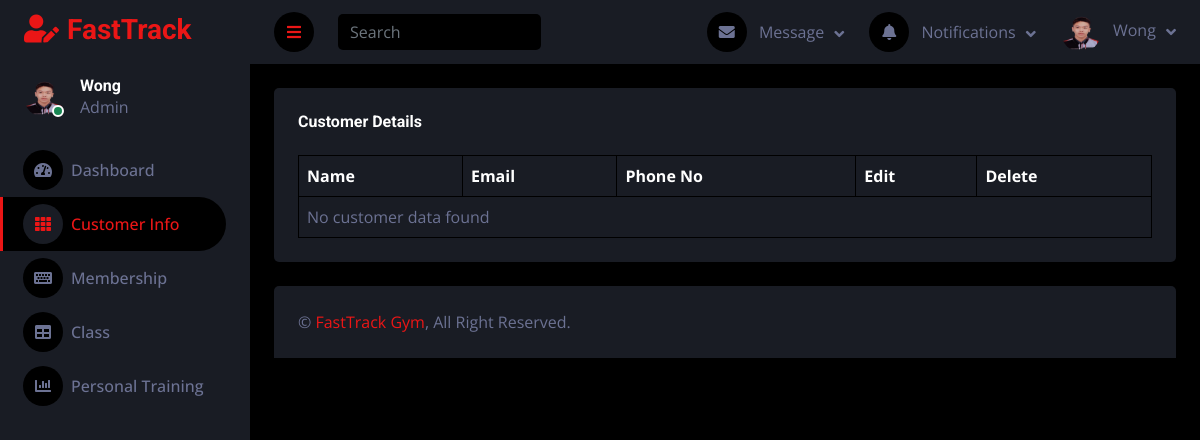
Page /FastTrack/dashboardStaff/customer.php on the earlier database version.
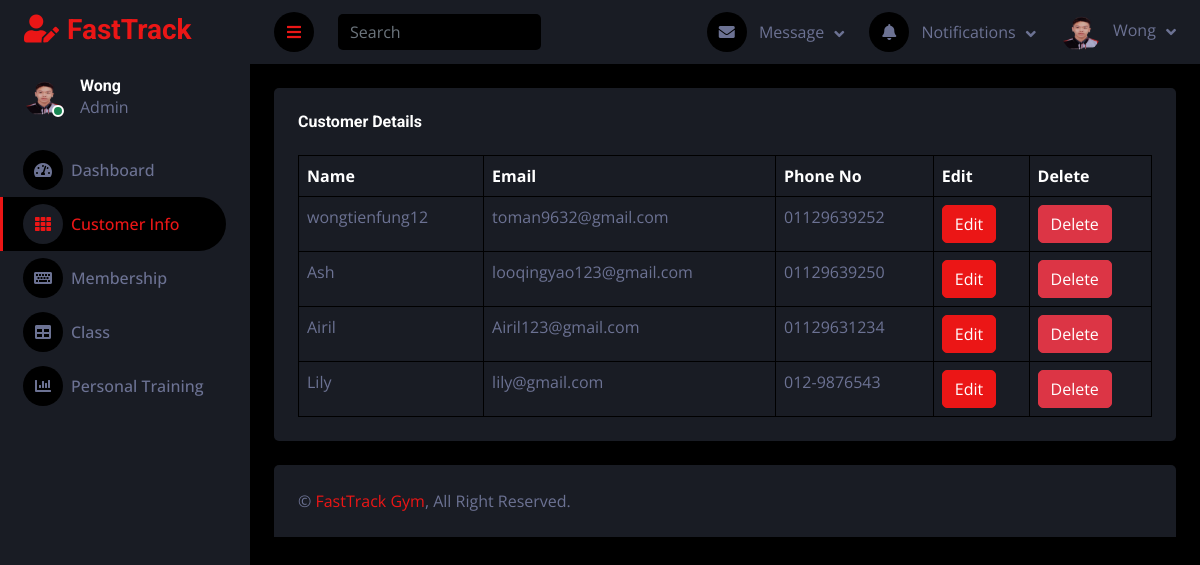
Same page on the later database version.
### tables this page shows
CREATE TABLE `users` (
  `id` int NOT NULL,
  `full_name` varchar(100) NOT NULL,
  `email` varchar(100) NOT NULL,
  `password` varchar(255) NOT NULL,
  `phoneNo` text,
  `verification_token` varchar(255) DEFAULT NULL,
  `verified` tinyint(1) DEFAULT '0',
  `created_at` timestamp NULL DEFAULT CURRENT_TIMESTAMP,
  `user_type` varchar(50) NOT NULL DEFAULT 'user',
  `reset_token` varchar(255) DEFAULT NULL,
  `reset_token_expiry` datetime DEFAULT NULL
);

### FastTrack/dashboardStaff/customer.php (the view, shortened to what the changed rows need)
<!DOCTYPE html>
<html lang="en">
<head>
    <link href="https://cdnjs.cloudflare.com/ajax/libs/font-awesome/5.10.0/css/all.min.css" rel="stylesheet">
    <link href="https://cdn.jsdelivr.net/npm/bootstrap-icons@1.4.1/font/bootstrap-icons.css" rel="stylesheet">
    <link href="lib/owlcarousel/assets/owl.carousel.min.css" rel="stylesheet">
    <link href="lib/tempusdominus/css/tempusdominus-bootstrap-4.min.css" rel="stylesheet" />
    <link href="css/bootstrap.min.css" rel="stylesheet">
    <link href="css/style.css" rel="stylesheet">
</head>
<body>
    <div class="container-fluid position-relative d-flex p-0">
        <div class="content">
            <div class="container-fluid pt-4 px-4">
                <div class="bg-secondary rounded p-4">
                    <div class="table-responsive">
                        <table class="table table-bordered table-hover mb-0">
                            <thead>
                                <tr class="text-white">
                                    <th scope="col">Name</th>
                                    <th scope="col">Email</th>
                                    <th scope="col">Phone No</th>
                                    <th scope="col">Edit</th>
                                    <th scope="col">Delete</th>
                                </tr>
                            </thead>
                            <tbody>
                                <?php
                                $servername = "localhost";
                                $username = "root";
                                $password = "root";
                                $dbname = "fasttrack_gym";
                                $conn = new mysqli($servername, $username, $password, $dbname);
                                $sql = "SELECT id, full_name, email, phoneNo FROM users WHERE user_type = 'user'";
                                $result = $conn->query($sql);
                                if ($result->num_rows > 0) {
                                    while ($row = $result->fetch_assoc()) {
                                        echo "<tr>";
                                        echo "<td>" . $row['full_name'] . "</td>";
                                        echo "<td>" . $row['email'] . "</td>";
                                        echo "<td>" . $row['phoneNo'] . "</td>";
                                        echo "<td><a href='edit_customer.php?id=" . $row['id'] . "' class='btn btn-primary'>Edit</a></td>";
                                        echo "<td><a href='delete_customer.php?id=" . $row['id'] . "' class='btn btn-danger' onclick='return confirm(\"Are you sure you want to delete this customer?\")'>Delete</a></td>";
                                        echo "</tr>";
                                    }
                                } else {
								echo "<tr><td colspan='5'>No customer data found</td></tr>";
								}
							?>
						</tbody>
					</table>
                    </div>
                </div>
            </div>
        </div>
    </div>
</body>
</html>

Differences in the rows shown:
added users: full_name "wongtienfung12", email "toman9632@gmail.com", phoneNo "01129639252"
added users: full_name "Ash", email "looqingyao123@gmail.com", phoneNo "01129639250"
added users: full_name "Airil", email "Airil123@gmail.com", phoneNo "01129631234"
added users: full_name "Lily", email "lily@gmail.com", phoneNo "012-9876543"
Other differences:
text no longer shown: "No customer data found"
